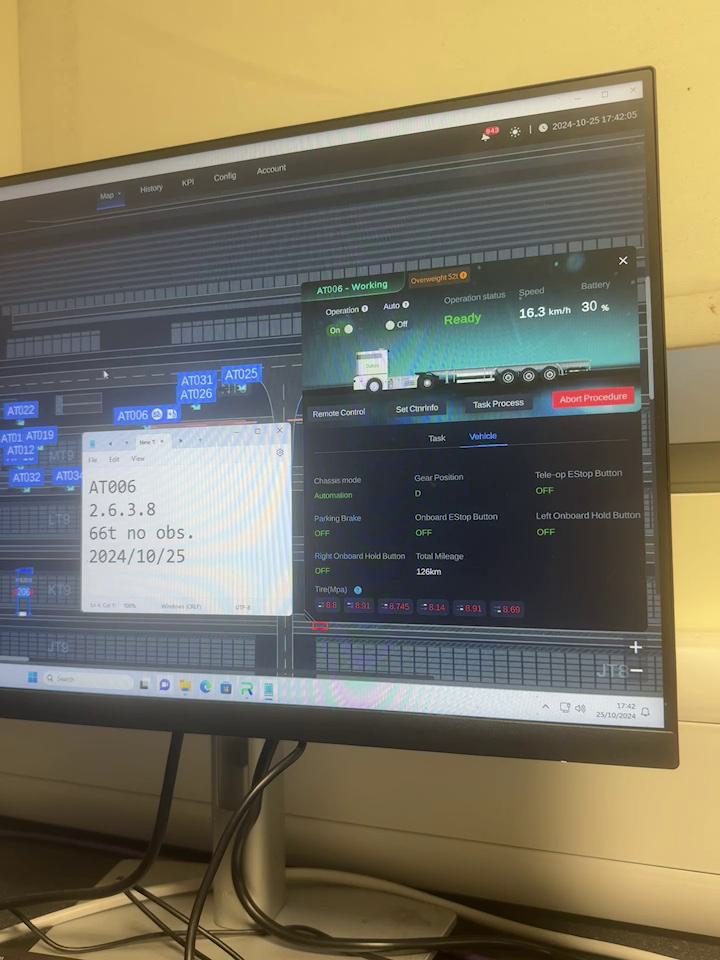
#> input picture images_final_rotated/frame_1120.jpg, 720 x 960 px, found by its file name
$ python 2_copy.py
#> lines starting #> are read from the running program, lines starting #| are printed output that depends on the picture
import cv2
import pytesseract
import numpy as np

# 这个会同时画图

# 配置 Tesseract 路径（如果本地未自动识别，请修改为自己的路径）
pytesseract.pytesseract.tesseract_cmd = r'C:\Program Files\Tesseract-OCR\tesseract.exe'

# 截图路径
IMAGE_PATH = "processed_images/frame_1120.jpg"  # 替换为你的截图路径

def select_roi(image_path):
    """ 交互式选择 ROI（感兴趣区域），返回 (x, y, w, h) """
#> called with image_path = 'processed_images/frame_1120.jpg'
    image = cv2.imread(image_path)
#> image is the input picture: shape (960, 720, 3); mean B, G, R 97.8, 116.7, 122.5
    image = cv2.rotate(image, cv2.ROTATE_90_CLOCKWISE)  # 向右旋转90°
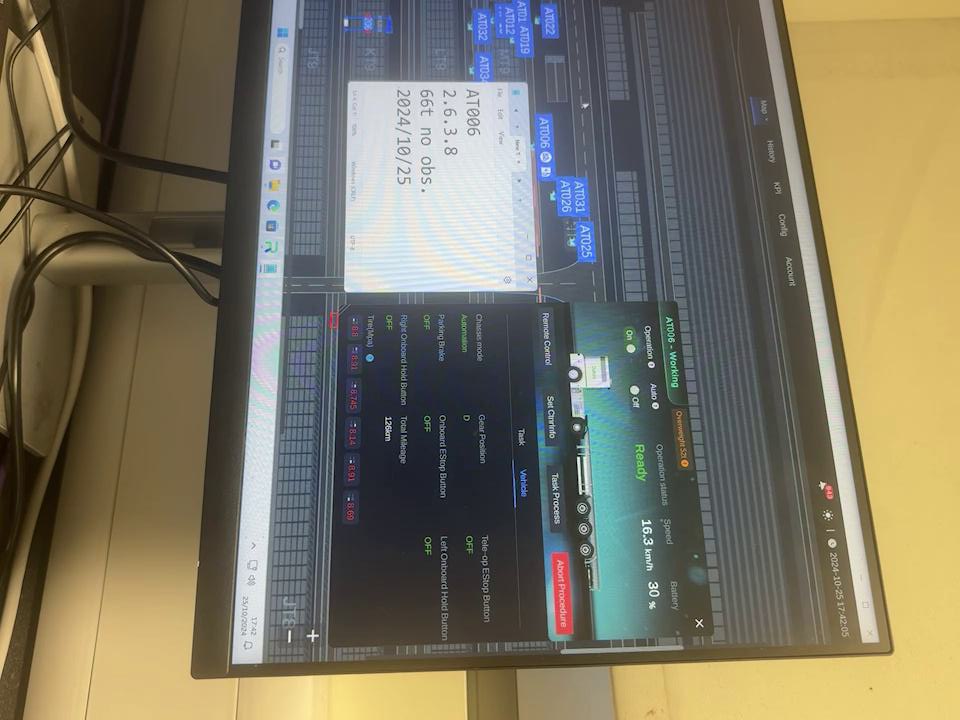
#> image: shape (720, 960, 3); mean B, G, R 97.8, 116.7, 122.5
#> (the run stopped early here; a loop or call above may not have finished)
